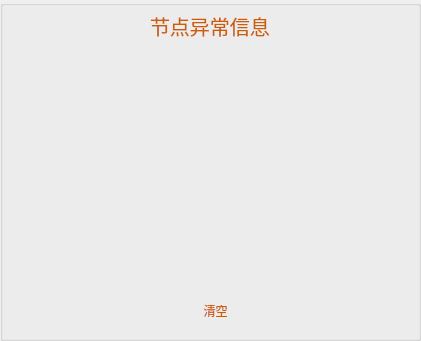
  <widget class="QGroupBox" name="groupBox_5">
   <property name="geometry">
    <rect>
     <x>590</x>
     <y>170</y>
     <width>421</width>
     <height>341</height>
    </rect>
   </property>
   <property name="title">
    <string/>
   </property>
   <widget class="QTextEdit" name="textEdit1">
    <property name="geometry">
     <rect>
      <x>20</x>
      <y>50</y>
      <width>381</width>
      <height>251</height>
     </rect>
    </property>
    <property name="styleSheet">
     <string notr="true">QTextEdit {background: transparent; border: none; color: white;}</string>
    </property>
   </widget>
   <widget class="QPushButton" name="pushButton_13">
    <property name="geometry">
     <rect>
      <x>110</x>
      <y>290</y>
      <width>211</width>
      <height>41</height>
     </rect>
    </property>
    <property name="font">
     <font>
      <family>Sawasdee</family>
     </font>
    </property>
    <property name="cursor">
     <cursorShape>PointingHandCursor</cursorShape>
    </property>
    <property name="styleSheet">
     <string notr="true">QPushButton
{
	background: transparent; 
	border: none; 
	color: rgb(206, 92, 0)
}</string>
    </property>
    <property name="text">
     <string>清空</string>
    </property>
    <property name="icon">
     <iconset resource="icon.qrc">
      <normaloff>:/4/qc.png</normaloff>:/4/qc.png</iconset>
    </property>
    <property name="iconSize">
     <size>
      <width>30</width>
      <height>30</height>
     </size>
    </property>
   </widget>
   <widget class="QLabel" name="label_18">
    <property name="geometry">
     <rect>
      <x>150</x>
      <y>10</y>
      <width>131</width>
      <height>31</height>
     </rect>
    </property>
    <property name="font">
     <font>
      <pointsize>15</pointsize>
     </font>
    </property>
    <property name="styleSheet">
     <string notr="true">QLabel
{
	color: rgb(206, 92, 0)
}</string>
    </property>
    <property name="text">
     <string>节点异常信息</string>
    </property>
   </widget>
  </widget>
